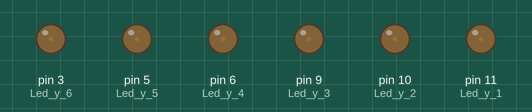
Bench run of a sketch on a simulated Arduino Uno, built with avr-gcc and run on an emulated ATmega328P. Shown: output pins drawn as LEDs (lit = HIGH).

Above: at 0.05 s.
At 1.15 s:
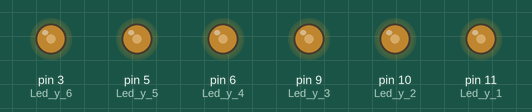
At 2.3 s:
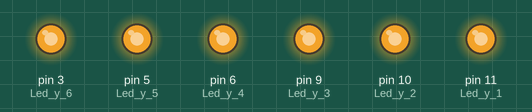
At 3.45 s:
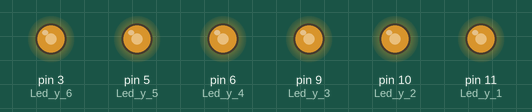
At 4.6 s:
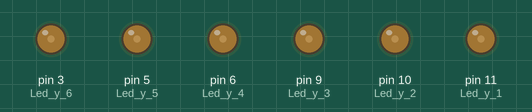
Timing chart, 0 to 6.7 s (numbered marks = the images above):
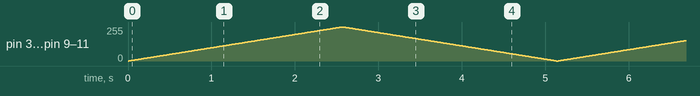

The sketch:

arduino_light.ino
```cpp
#define Led_y_1 11
#define Led_y_2 10
#define Led_y_3 9
#define Led_y_4 6
#define Led_y_5 5
#define Led_y_6 3
void setup() {

  pinMode(Led_y_1, OUTPUT);
  pinMode(Led_y_2, OUTPUT);
  pinMode(Led_y_3, OUTPUT);
  pinMode(Led_y_4, OUTPUT);
  pinMode(Led_y_5, OUTPUT);
  pinMode(Led_y_6, OUTPUT);
}

void loop() {

  int i = 0;

  for (i = 0; i <= 255; i++){
    analogWrite(Led_y_1,i);
    analogWrite(Led_y_2,i);
    analogWrite(Led_y_3,i);
    analogWrite(Led_y_4,i);
    analogWrite(Led_y_5,i);
    analogWrite(Led_y_6,i);
    delay(10);
  }

  for (i = 0; i <=255; i++){
    analogWrite(Led_y_1,255-i);
    analogWrite(Led_y_2,255-i);
    analogWrite(Led_y_3,255-i);
    analogWrite(Led_y_4,255-i);
    analogWrite(Led_y_5,255-i);
    analogWrite(Led_y_6,255-i);
    delay(10);
  }
}
```
